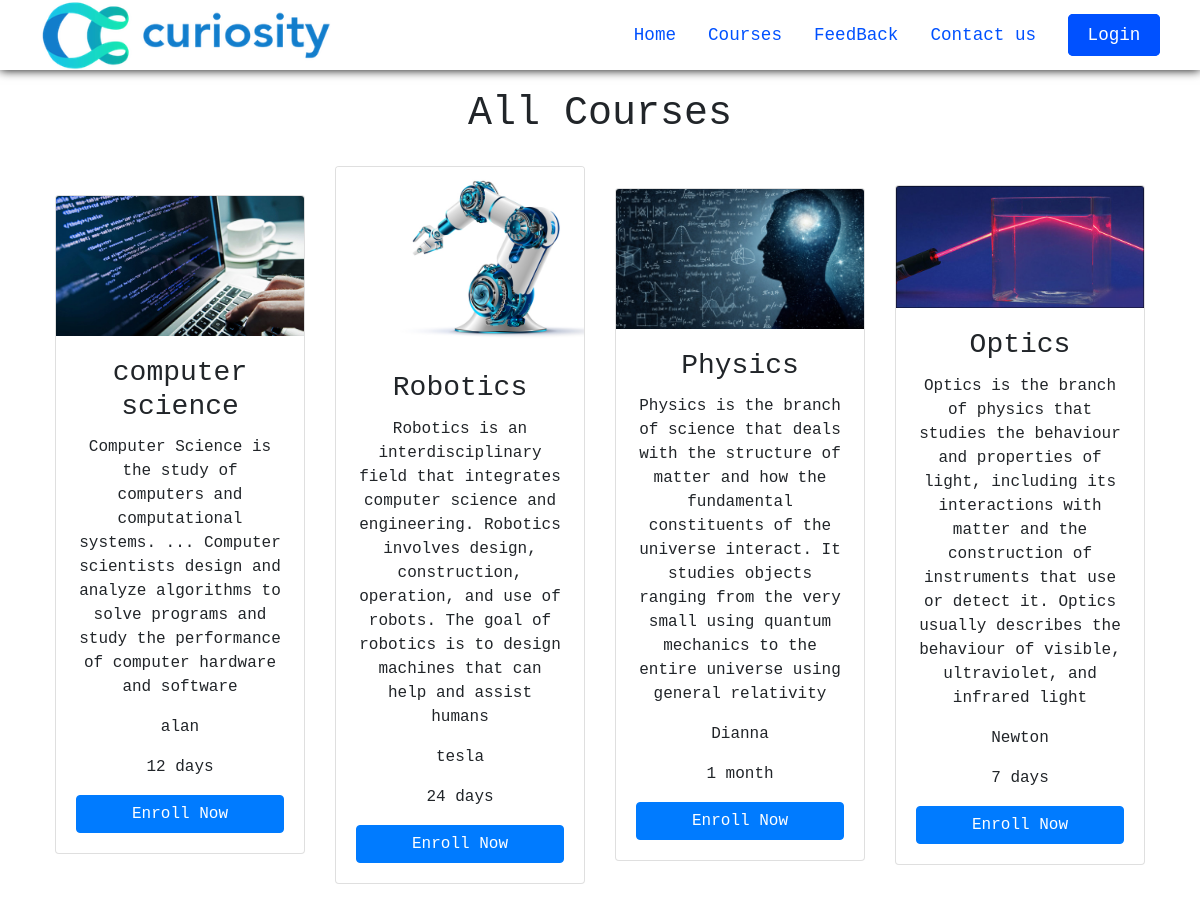
/courses.php, run on the app's committed database.
### tables this page shows
CREATE TABLE `course` (
  `course_id` int NOT NULL AUTO_INCREMENT,
  `course_name` varchar(255) NOT NULL,
  `course_author` varchar(255) NOT NULL,
  `course_desc` text NOT NULL,
  `course_dur` varchar(255) NOT NULL,
  `course_img` varchar(255) NOT NULL,
  PRIMARY KEY (`course_id`)
);

### courses.php (the view, shortened to what this page needs)
<?php
require './db.php';
?>
<!DOCTYPE html>
<html lang="en">
<head>
    <link rel="stylesheet" href="https://maxcdn.bootstrapcdn.com/bootstrap/4.5.2/css/bootstrap.min.css">
    <link rel="stylesheet" href="./css/nav-bar_drawer.css">
    <link rel="stylesheet" href="./css/home.css">
</head>
<body>
    <?php require './header.php'; ?>
    <section class="container">
        <h1>All Courses</h1>
        <div class="card-container mb-5">
            <?php
            $result = $conn->query("SELECT * FROM course");
            if ($result->num_rows > 0) {
                while ($row = $result->fetch_assoc()) {
                    echo "<div class='card'>
                    <img style='max-width: 300px;margin:auto' class='card-img-top' src='./images/course_img/{$row['course_img']}' alt='course_img'>
                    <div class='card-body'>
                        <h3 class='card-title'>{$row['course_name']}</h3>
                        <p class='card-text'>{$row['course_desc']}</p>
                        <p class='card-text'>{$row['course_author']}</p>
                        <p class='card-text'>{$row['course_dur']}</p>
                        <a style='display: block;' class='btn btn-primary' href='./coursedetails.php?id={$row['course_id']}' class='card-link'>Enroll Now</a>
                    </div>
                </div>";
                }
            }
            ?>
        </div>
    </section>
</body>
</html>

### css/nav-bar_drawer.css (style rules this page uses)
:root { --d_height:70px; --m_height:60px; --drawer_width: 60vw; }
body { overflow-x: hidden; margin: 0; font-family: 'Courier New', Courier, monospace; }
.container { max-width: 1150px; margin: 0 auto; padding: 0 15px; }

### courses.php (style rules this page uses)
h1 { text-align: center; padding: 20px 0; }
.card-container { display: flex; align-items: center; justify-content: space-around; flex-wrap: wrap; }
.card { text-align: center; min-width: 200px; max-width: 250px; margin-bottom: 10px; }

### data on the page
course: course_img (picture), course_name "computer science", course_desc "Computer Science is the study of computers and computational systems. ... Computer scientists design and analyze algorithms to solve programs and study the performance of computer hardware and software", course_author "alan", course_dur "12 days"
course: course_img (picture), course_name "Robotics", course_desc "Robotics is an interdisciplinary field that integrates computer science and engineering. Robotics involves design, construction, operation, and use of robots. The goal of robotics is to design machines that can help and assist humans", course_author "tesla", course_dur "24 days"
course: course_img (picture), course_name "Physics", course_desc "Physics is the branch of science that deals with the structure of matter and how the fundamental constituents of the universe interact. It studies objects ranging from the very small using quantum mechanics to the entire universe using general relativity", course_author "Dianna", course_dur "1 month"
course: course_img (picture), course_name "Optics", course_desc "Optics is the branch of physics that studies the behaviour and properties of light, including its interactions with matter and the construction of instruments that use or detect it. Optics usually describes the behaviour of visible, ultraviolet, and infrared light", course_author "Newton", course_dur "7 days"
